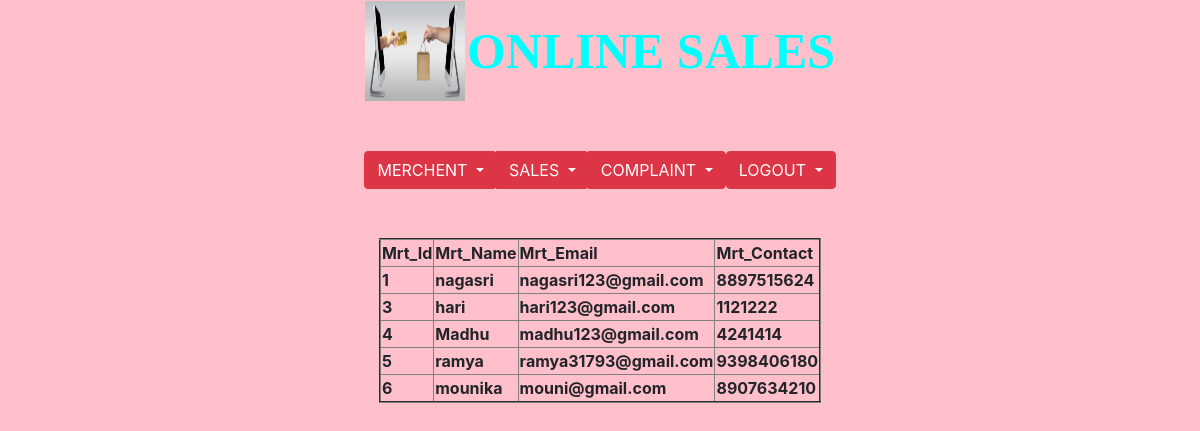
The app's page /viewmrt/ with its own data.
### app/models.py (models this page shows)
class MarchentModel(models.Model):
    mrt_id = models.IntegerField(primary_key=True,default=False)
    mrt_name = models.CharField(max_length=30)
    Email_id = models.EmailField()
    contactNo = models.CharField(max_length=10)
    password=models.CharField(max_length=10,default=False)

### app/views.py (the view)
# urls.py: path('viewmrt/',views.viewmrt,name='viewmrt'),
def viewmrt(request):
    d = MarchentModel.objects.all()
    return render(request,"viewmrt.html",{"data":d})

### templates/viewmrt.html (shortened to what this page needs)
{% include 'head.html' %}
{% include 'menu.html' %}
<table align="center" border="2">
    <tr><th>Mrt_Id</th>
    <th>Mrt_Name</th>
    <th>Mrt_Email</th>
    <th>Mrt_Contact</th></tr>
    {% for x in data %}
    <tr><th>{{ x.mrt_id }}</th>
    <th>{{ x.mrt_name }}</th>
    <th>{{ x.Email_id }}</th>
    <th>{{ x.contactNo }}</th>
    </tr>
    {% endfor %}
</table>

### templates/head.html (shortened to what this page needs)
{% load staticfiles %}
<!doctype html>
<html lang="en">
  <head>
    <link rel="stylesheet" href="https://stackpath.bootstrapcdn.com/bootstrap/4.3.1/css/bootstrap.min.css">
  </head>
  <body style="background: pink">
  <table align="center"><tr><th><img src="{% static 'images/download1.jpeg' %}" height="100" width="100"> </th>
  <th style="color: aqua;font-family: 'Century Schoolbook';font-size: 50px">ONLINE SALES</th></tr></table>
  </body>
</html>

### templates/menu.html (shortened to what this page needs)
<table align="center"><tr><th><div class="btn-group">
  <button type="button" class="btn btn-danger dropdown-toggle" data-toggle="dropdown" aria-haspopup="true" aria-expanded="false">
    MERCHENT
  </button>
    <button type="button" class="btn btn-danger dropdown-toggle" data-toggle="dropdown" aria-haspopup="true" aria-expanded="false">
    SALES
  </button>
    <button type="button" class="btn btn-danger dropdown-toggle" data-toggle="dropdown" aria-haspopup="true" aria-expanded="false">
    COMPLAINT
  </button>
    <form action="{% url 'logout' %}" method="post">
    <button type="submit" class="btn btn-danger dropdown-toggle"  aria-haspopup="true" aria-expanded="false">
    LOGOUT
  </button>
        </form>
</div></th></tr></table>

### records on screen
MarchentModel: mrt_id "1", mrt_name "nagasri", Email_id "nagasri123@gmail.com", contactNo "8897515624"
MarchentModel: mrt_id "3", mrt_name "hari", Email_id "hari123@gmail.com", contactNo "1121222"
MarchentModel: mrt_id "4", mrt_name "Madhu", Email_id "madhu123@gmail.com", contactNo "4241414"
MarchentModel: mrt_id "5", mrt_name "ramya", Email_id "ramya31793@gmail.com", contactNo "9398406180"
MarchentModel: mrt_id "6", mrt_name "mounika", Email_id "mouni@gmail.com", contactNo "8907634210"
